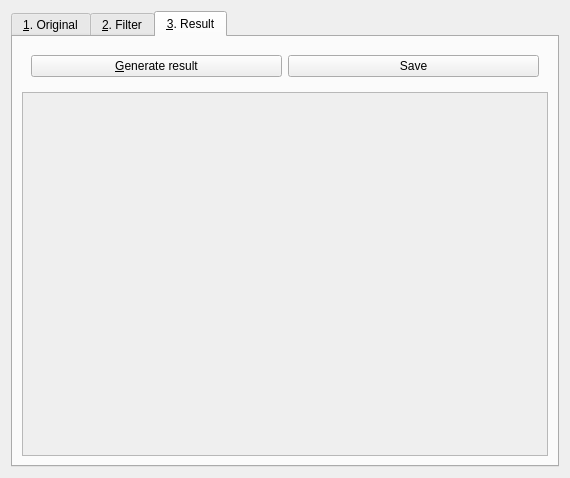
<?xml version="1.0" encoding="UTF-8"?>
<ui version="4.0">
 <class>QtFilterOperationerMainDialog</class>
 <widget class="QDialog" name="QtFilterOperationerMainDialog">
  <property name="geometry">
   <rect>
    <x>0</x>
    <y>0</y>
    <width>570</width>
    <height>478</height>
   </rect>
  </property>
  <property name="windowTitle">
   <string>Dialog</string>
  </property>
  <layout class="QGridLayout" name="gridLayout">
   <item row="0" column="0">
    <widget class="QTabWidget" name="tabWidget">
     <property name="currentIndex">
      <number>2</number>
     </property>
     <widget class="QWidget" name="tab_original">
      <attribute name="title">
       <string>&amp;1. Original</string>
      </attribute>
      <layout class="QVBoxLayout" name="verticalLayout_2">
       <item>
        <widget class="QPushButton" name="button_load">
         <property name="text">
          <string>&amp;Load original</string>
         </property>
        </widget>
       </item>
       <item>
        <widget class="QScrollArea" name="area_source">
         <property name="widgetResizable">
          <bool>true</bool>
         </property>
         <widget class="QWidget" name="content_source">
          <property name="geometry">
           <rect>
            <x>0</x>
            <y>0</y>
            <width>526</width>
            <height>385</height>
           </rect>
          </property>
         </widget>
        </widget>
       </item>
      </layout>
     </widget>
     <widget class="QWidget" name="tab_filter">
      <attribute name="title">
       <string>&amp;2. Filter</string>
      </attribute>
      <layout class="QGridLayout" name="gridLayout_2">
       <item row="0" column="1">
        <widget class="QWidget" name="widget_filter_rows" native="true">
         <layout class="QHBoxLayout" name="horizontalLayout_2">
          <item>
           <widget class="QLabel" name="label_filter_rows">
            <property name="text">
             <string>Rows</string>
            </property>
           </widget>
          </item>
          <item>
           <widget class="QSpinBox" name="box_filter_rows">
            <property name="minimum">
             <number>1</number>
            </property>
            <property name="maximum">
             <number>1024</number>
            </property>
            <property name="value">
             <number>3</number>
            </property>
           </widget>
          </item>
          <item>
           <spacer name="spacer_filter_rows">
            <property name="orientation">
             <enum>Qt::Horizontal</enum>
            </property>
            <property name="sizeHint" stdset="0">
             <size>
              <width>40</width>
              <height>20</height>
             </size>
            </property>
           </spacer>
          </item>
         </layout>
        </widget>
       </item>
       <item row="1" column="0">
        <widget class="QWidget" name="widget_filter_cols" native="true">
         <layout class="QVBoxLayout" name="verticalLayout_3">
          <item>
           <widget class="QLabel" name="label_filter_cols">
            <property name="text">
             <string>Columns</string>
            </property>
           </widget>
          </item>
          <item>
           <widget class="QSpinBox" name="box_filter_cols">
            <property name="minimum">
             <number>1</number>
            </property>
            <property name="maximum">
             <number>1024</number>
            </property>
            <property name="value">
             <number>3</number>
            </property>
           </widget>
          </item>
          <item>
           <spacer name="spacer_filter_cols">
            <property name="orientation">
             <enum>Qt::Vertical</enum>
            </property>
            <property name="sizeHint" stdset="0">
             <size>
              <width>20</width>
              <height>40</height>
             </size>
            </property>
           </spacer>
          </item>
         </layout>
        </widget>
       </item>
       <item row="1" column="1">
        <widget class="QTableView" name="filter"/>
       </item>
      </layout>
     </widget>
     <widget class="QWidget" name="tab_result">
      <attribute name="title">
       <string>&amp;3. Result</string>
      </attribute>
      <layout class="QVBoxLayout" name="verticalLayout">
       <item>
        <widget class="QWidget" name="widget" native="true">
         <layout class="QHBoxLayout" name="horizontalLayout">
          <item>
           <widget class="QPushButton" name="button_do">
            <property name="text">
             <string>&amp;Generate result</string>
            </property>
           </widget>
          </item>
          <item>
           <widget class="QPushButton" name="button_save">
            <property name="text">
             <string>Save</string>
            </property>
           </widget>
          </item>
         </layout>
        </widget>
       </item>
       <item>
        <widget class="QScrollArea" name="area_result">
         <property name="widgetResizable">
          <bool>true</bool>
         </property>
         <widget class="QWidget" name="content_result">
          <property name="geometry">
           <rect>
            <x>0</x>
            <y>0</y>
            <width>526</width>
            <height>367</height>
           </rect>
          </property>
         </widget>
        </widget>
       </item>
      </layout>
     </widget>
    </widget>
   </item>
  </layout>
 </widget>
 <resources/>
 <connections/>
</ui>
